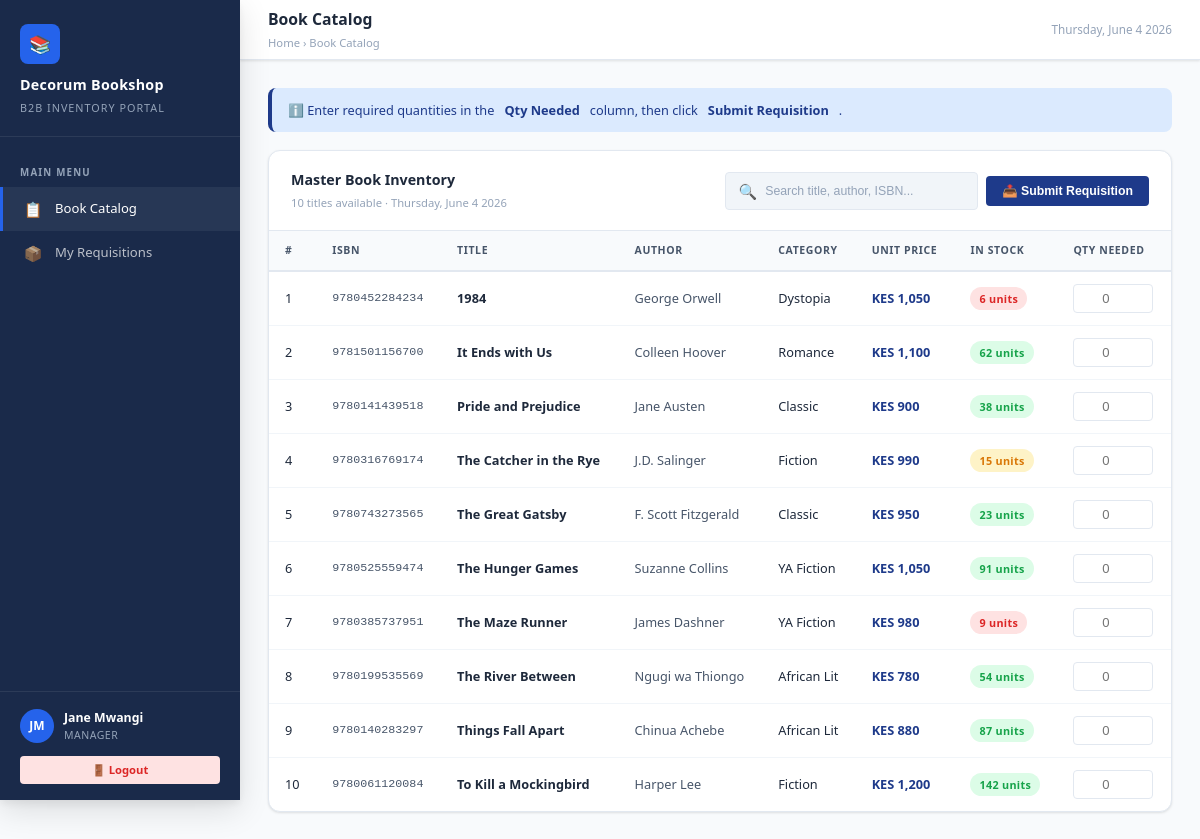
Page /index.php (signed in) on the committed database.
### tables this page shows
CREATE TABLE books (
    id             INT           NOT NULL AUTO_INCREMENT,
    isbn           VARCHAR(20)   NOT NULL,
    title          VARCHAR(255)  NOT NULL,
    author         VARCHAR(150)  NOT NULL,
    publisher      VARCHAR(150)  DEFAULT NULL,
    category       VARCHAR(80)   DEFAULT NULL,
    price          DECIMAL(10,2) NOT NULL DEFAULT 0.00,
    stock_quantity INT           NOT NULL DEFAULT 0,
    year_published YEAR          DEFAULT NULL,
    created_at     TIMESTAMP     NOT NULL DEFAULT CURRENT_TIMESTAMP,
    updated_at     TIMESTAMP     NOT NULL DEFAULT CURRENT_TIMESTAMP ON UPDATE CURRENT_TIMESTAMP,
    PRIMARY KEY (id),
    UNIQUE KEY uq_isbn (isbn)
);

### includes/auth_guard.php (called while the page is built, shortened)
<?php
function sessionGet($key, $default = '') {
    return isset($_SESSION[$key]) ? $_SESSION[$key] : $default;
}
function getUserInitials() {
    $name  = sessionGet('full_name', 'User');
    $parts = explode(' ', $name);
    $initials = '';
    foreach ($parts as $part) {
        $initials .= strtoupper(substr($part, 0, 1));
    }
    return substr($initials, 0, 2);
}
?>

### index.php (the view, shortened to what this page needs)
<?php
require_once __DIR__ . '/includes/auth_guard.php';
require_once __DIR__ . '/includes/db_connect.php';
$stmt  = $pdo->query("SELECT * FROM books ORDER BY title ASC");
$books = $stmt->fetchAll();
$fullName  = sessionGet('full_name');
$role      = sessionGet('role');
$initials  = getUserInitials();
$today     = date('l, F j Y');
?>
<!DOCTYPE html>
<html lang="en">
<head>
  <link rel="stylesheet" href="css/style.css">
</head>
<body>
<div class="app-wrapper">
  <aside class="sidebar">
    <div class="sidebar-brand">
      <div class="brand-icon">📚</div>
      <h1>Decorum Bookshop</h1>
      <p>B2B Inventory Portal</p>
    </div>
    <nav class="sidebar-nav">
      <p class="nav-section-label">Main Menu</p>
      <ul>
        <li class="nav-item"><a href="index.php" class="active"><span class="nav-icon">📋</span> Book Catalog</a></li>
        <li class="nav-item"><a href="my_requisitions.php"><span class="nav-icon">📦</span> My Requisitions</a></li>
      </ul>
    </nav>
    <div class="sidebar-footer">
      <div class="user-info">
        <div class="user-avatar"><?php echo $initials; ?></div>
        <div class="user-details">
          <div class="user-name"><?php echo htmlspecialchars($fullName); ?></div>
          <div class="user-role"><?php echo ucfirst($role); ?></div>
        </div>
      </div>
      <a href="logout.php" class="btn btn-logout btn-sm" style="width:100%;justify-content:center;">🚪 Logout</a>
    </div>
  </aside>
  <main class="main-content">
    <div class="topbar">
      <div class="topbar-left">
        <h2>Book Catalog</h2>
        <div class="breadcrumb">Home › Book Catalog</div>
      </div>
      <div class="topbar-right">
        <span style="font-size:0.78rem;color:var(--grey-400);"><?php echo $today; ?></span>
      </div>
    </div>
    <div class="page-body">
      <div class="alert alert-info">
        ℹ️ Enter required quantities in the <strong>Qty Needed</strong> column, then click <strong>Submit Requisition</strong>.
      </div>
      <form action="process_requisition.php" method="POST" id="requisitionForm">
        <div class="table-card">
          <div class="table-header">
            <div>
              <h3>Master Book Inventory</h3>
              <div class="table-subtitle">
                <?php echo count($books); ?> titles available · <?php echo $today; ?>
              </div>
            </div>
            <div class="table-actions">
              <div class="search-box">
                <span>🔍</span>
                <input type="text" placeholder="Search title, author, ISBN..." id="searchInput">
              </div>
              <?php if ($role === 'manager'): ?>
              <button type="submit" class="btn btn-primary">📤 Submit Requisition</button>
              <?php endif; ?>
            </div>
          </div>
          <table id="catalogTable">
            <thead>
              <tr>
                <th>#</th>
                <th>ISBN</th>
                <th>Title</th>
                <th>Author</th>
                <th>Category</th>
                <th>Unit Price</th>
                <th>In Stock</th>
                <?php if ($role === 'manager'): ?>
                <th>Qty Needed</th>
                <?php endif; ?>
              </tr>
            </thead>
            <tbody>
              <?php if (empty($books)): ?>
                <tr>
                  <td colspan="8" style="text-align:center;padding:40px;color:var(--grey-400);">
                    No books in inventory yet. Admin can add books via the dashboard.
                  </td>
                </tr>
              <?php else: ?>
                <?php foreach ($books as $i => $book): ?>
                  <?php
                    $qty = (int)$book['stock_quantity'];
                    if ($qty >= 20)       $stockClass = 'stock-high';
                    elseif ($qty >= 10)   $stockClass = 'stock-medium';
                    else                  $stockClass = 'stock-low';
                  ?>
                  <tr>
                    <td><?php echo $i + 1; ?></td>
                    <td class="td-isbn"><?php echo htmlspecialchars($book['isbn']); ?></td>
                    <td class="td-title"><?php echo htmlspecialchars($book['title']); ?></td>
                    <td class="td-author"><?php echo htmlspecialchars($book['author']); ?></td>
                    <td><?php echo htmlspecialchars($book['category'] ?? '—'); ?></td>
                    <td class="td-price">KES <?php echo number_format($book['price'], 0); ?></td>
                    <td>
                      <span class="stock-badge <?php echo $stockClass; ?>">
                        <?php echo $qty; ?> units
                      </span>
                    </td>
                    <?php if ($role === 'manager'): ?>
                    <td>
                      <?php if ($qty > 0): ?>
                        <input
                          type="number"
                          class="qty-input"
                          name="qty[<?php echo $book['id']; ?>]"
                          min="1"
                          max="<?php echo $qty; ?>"
                          placeholder="0"
                        >
                      <?php else: ?>
                        <span style="font-size:0.75rem;color:var(--red-primary);font-weight:600;">Out of Stock</span>
                      <?php endif; ?>
                    </td>
                    <?php endif; ?>
                  </tr>
                <?php endforeach; ?>
              <?php endif; ?>
            </tbody>
          </table>
        </div>
      </form>
    </div>
  </main>
</div>
</body>
</html>

### rows in the picture
books: isbn "9780452284234", title "1984", author "George Orwell", category "Dystopia", price "1,050", stock_quantity "6"
books: isbn "9781501156700", title "It Ends with Us", author "Colleen Hoover", category "Romance", price "1,100", stock_quantity "62"
books: isbn "9780141439518", title "Pride and Prejudice", author "Jane Austen", category "Classic", price "900", stock_quantity "38"
books: isbn "9780316769174", title "The Catcher in the Rye", author "J.D. Salinger", category "Fiction", price "990", stock_quantity "15"
books: isbn "9780743273565", title "The Great Gatsby", author "F. Scott Fitzgerald", category "Classic", price "950", stock_quantity "23"
books: isbn "9780525559474", title "The Hunger Games", author "Suzanne Collins", category "YA Fiction", price "1,050", stock_quantity "91"
books: isbn "9780385737951", title "The Maze Runner", author "James Dashner", category "YA Fiction", price "980", stock_quantity "9"
books: isbn "9780199535569", title "The River Between", author "Ngugi wa Thiongo", category "African Lit", price "780", stock_quantity "54"
books: isbn "9780140283297", title "Things Fall Apart", author "Chinua Achebe", category "African Lit", price "880", stock_quantity "87"
books: isbn "9780061120084", title "To Kill a Mockingbird", author "Harper Lee", category "Fiction", price "1,200", stock_quantity "142"

### other values in the picture
$initials "JM"
$fullName "Jane Mwangi"
$role "MANAGER"
count($books) "10"
